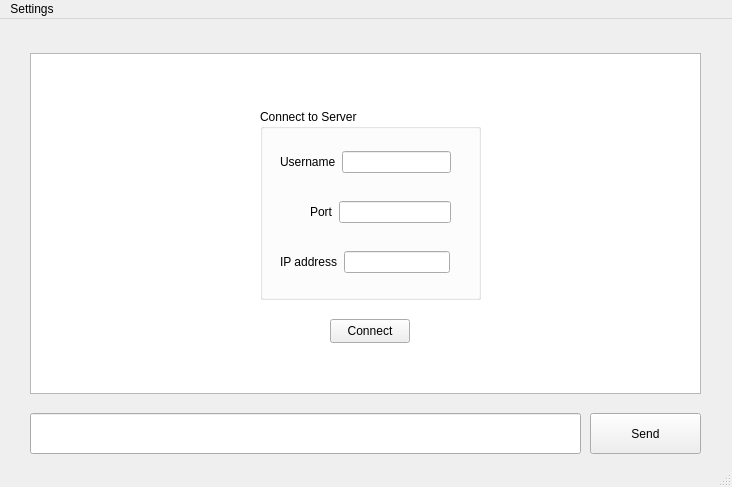
<?xml version="1.0" encoding="UTF-8"?>
<ui version="4.0">
 <class>ChatClient</class>
 <widget class="QMainWindow" name="ChatClient">
  <property name="geometry">
   <rect>
    <x>0</x>
    <y>0</y>
    <width>732</width>
    <height>487</height>
   </rect>
  </property>
  <property name="minimumSize">
   <size>
    <width>732</width>
    <height>487</height>
   </size>
  </property>
  <property name="windowTitle">
   <string>ChatClient</string>
  </property>
  <property name="windowIcon">
   <iconset theme="applications-multimedia">
    <normaloff>.</normaloff>.</iconset>
  </property>
  <widget class="QWidget" name="centralwidget">
   <widget class="QLineEdit" name="lineEdit">
    <property name="geometry">
     <rect>
      <x>30</x>
      <y>394</y>
      <width>551</width>
      <height>41</height>
     </rect>
    </property>
   </widget>
   <widget class="QTextBrowser" name="textBrowser">
    <property name="enabled">
     <bool>true</bool>
    </property>
    <property name="geometry">
     <rect>
      <x>30</x>
      <y>34</y>
      <width>671</width>
      <height>341</height>
     </rect>
    </property>
   </widget>
   <widget class="QPushButton" name="pushButton">
    <property name="geometry">
     <rect>
      <x>590</x>
      <y>394</y>
      <width>111</width>
      <height>41</height>
     </rect>
    </property>
    <property name="text">
     <string>Send</string>
    </property>
   </widget>
   <widget class="QLabel" name="connectLabel">
    <property name="geometry">
     <rect>
      <x>30</x>
      <y>10</y>
      <width>291</width>
      <height>20</height>
     </rect>
    </property>
    <property name="text">
     <string/>
    </property>
   </widget>
   <widget class="QPushButton" name="connectButton">
    <property name="geometry">
     <rect>
      <x>330</x>
      <y>300</y>
      <width>80</width>
      <height>24</height>
     </rect>
    </property>
    <property name="styleSheet">
     <string notr="true">QPushButton::hover {
	background: rgba(0, 85, 255, 220);
}</string>
    </property>
    <property name="text">
     <string>Connect</string>
    </property>
   </widget>
   <widget class="QGroupBox" name="groupBox">
    <property name="geometry">
     <rect>
      <x>260</x>
      <y>90</y>
      <width>221</width>
      <height>191</height>
     </rect>
    </property>
    <property name="title">
     <string>Connect to Server</string>
    </property>
    <widget class="QWidget" name="layoutWidget">
     <property name="geometry">
      <rect>
       <x>20</x>
       <y>40</y>
       <width>171</width>
       <height>26</height>
      </rect>
     </property>
     <layout class="QHBoxLayout" name="horizontalLayout">
      <item>
       <widget class="QLabel" name="label">
        <property name="text">
         <string>Username</string>
        </property>
       </widget>
      </item>
      <item>
       <widget class="QLineEdit" name="lineEdit_username"/>
      </item>
     </layout>
    </widget>
    <widget class="QWidget" name="layoutWidget_2">
     <property name="geometry">
      <rect>
       <x>20</x>
       <y>140</y>
       <width>170</width>
       <height>26</height>
      </rect>
     </property>
     <layout class="QHBoxLayout" name="horizontalLayout_3">
      <item>
       <widget class="QLabel" name="label_3">
        <property name="text">
         <string>IP address</string>
        </property>
       </widget>
      </item>
      <item>
       <widget class="QLineEdit" name="lineEdit_ip"/>
      </item>
     </layout>
    </widget>
    <widget class="QWidget" name="layoutWidget_3">
     <property name="geometry">
      <rect>
       <x>50</x>
       <y>90</y>
       <width>141</width>
       <height>26</height>
      </rect>
     </property>
     <layout class="QHBoxLayout" name="horizontalLayout_2">
      <item>
       <widget class="QLabel" name="label_2">
        <property name="text">
         <string>Port</string>
        </property>
       </widget>
      </item>
      <item>
       <widget class="QLineEdit" name="lineEdit_port"/>
      </item>
     </layout>
    </widget>
   </widget>
  </widget>
  <widget class="QMenuBar" name="menubar">
   <property name="geometry">
    <rect>
     <x>0</x>
     <y>0</y>
     <width>732</width>
     <height>21</height>
    </rect>
   </property>
   <widget class="QMenu" name="menuSettings">
    <property name="title">
     <string>Settings</string>
    </property>
    <addaction name="actionLogout"/>
    <addaction name="actionExit"/>
   </widget>
   <addaction name="menuSettings"/>
  </widget>
  <widget class="QStatusBar" name="statusbar"/>
  <action name="actionLogout">
   <property name="text">
    <string>Logout</string>
   </property>
  </action>
  <action name="actionExit">
   <property name="text">
    <string>Exit</string>
   </property>
  </action>
 </widget>
 <resources/>
 <connections/>
</ui>
